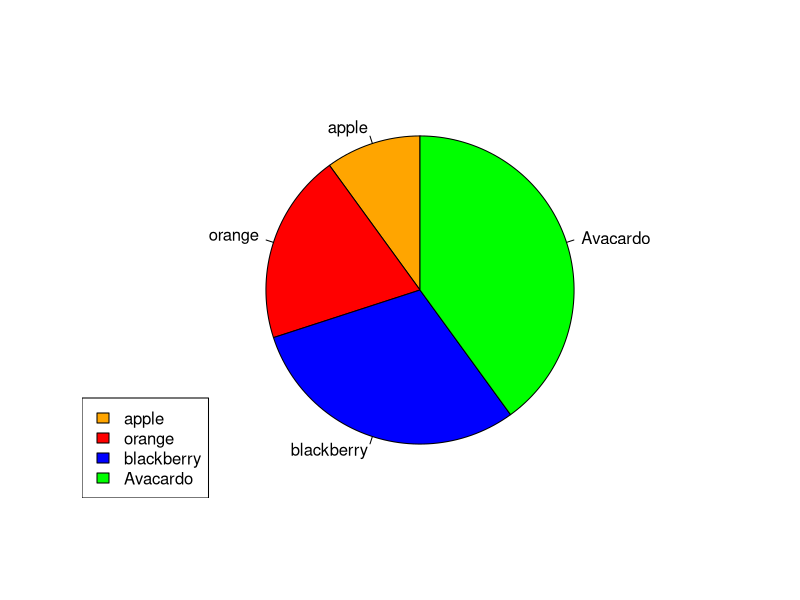

Reproduce this figure in R.
# #def the vector
# x <- c(7, 15, 20, 44, 65, 32)
# barplot(x, xlab="Audience",
#         ylab="Count",
#         col.axis="blue"
#         , col.lab="red",
#         col="lightblue",
#         border="black",
#         names.arg=c("Jan","Feb","Mar"
#                       ,"Apr","May","Jun"),
#         main="Audience Graph")
# #dev.off()

# colors = c("green","orange","brown")
# months <- c("Mar","Apr","May","Jun","Jul")
# regions <- c("East","West","North")
# 
# values <- matrix(c(2,9,3,11,9
#                    ,4,8,7,3,12,5,2,8,10,11),
#                  nrow = 3, ncol = 5, byrow = TRUE)
# barplot(values, main="Total Revenue",
#         names.arg=months,xlab="month",
#         ylab="revenue",col=colors)
# legend("topleft",regions,cex = 1.3,fill=colors)

# v <- c(19,23,11,5,16,
#        21,32,14,19,27,
#        39)
# hist(v, xlab="Weight",ylab="Frequency",
#      col="darkmagenta", border="pink",
#      breaks=c(0,10,20,30,40))

x <- c(10,20,30,40)
mlabel = c("apple","orange",
           "blackberry","Avacardo")
pie(x, label=mlabel, init.angle = 90,col=c("orange","red",
                                          "blue","green"))
legend("bottomleft",mlabel,cex=1,
       fill=c("orange","red",
                  "blue","green"))

